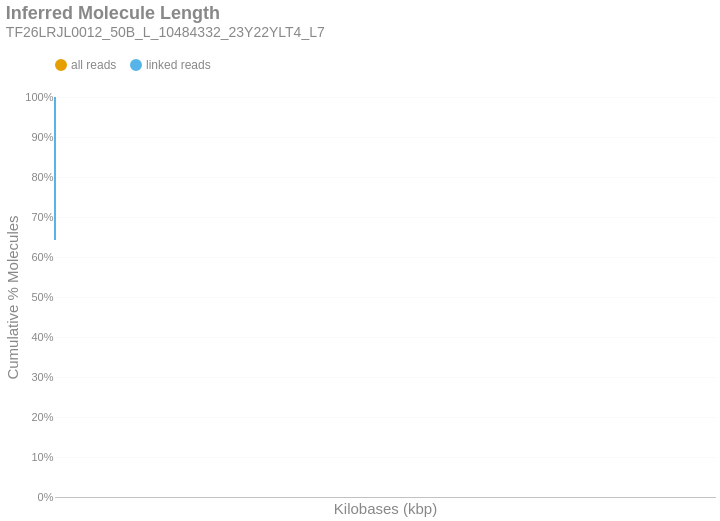

Notebook code for this chart:
### Markdown cell above
### Inferred Molecule Length
This is the cumulative frequency distribution of molecule lengths inferred from the first and last alignment positions along a contig for all alignments associated with a single linked-read barcode on a given contig.There are two distributions: one with `all` the alignments (yellow) and another with only `linked reads` (blue). The percent of molecules in the `linked reads` distribution is relative to the total number of linked molecules.

### Code cell
if SKIPLR:
    print_html(f"Skipped")
else:
    binned_df = consolidated_hist(valids['length_inferred']/1000, mask, 10, True)
    binned_df = binned_df.with_columns(
        pl.when(pl.col('bin').cast(pl.Utf8) == '0').then(pl.lit('1')).otherwise(pl.col('bin').cast(pl.Utf8)).alias('bin')
    )
    with SafeRender(binned_df):
        (
            density_plot(binned_df, 'Inferred Molecule Length', samplename, 'inferredlen')
            .transform_calculate(bin_kb='datum.bin / 1000')
            .encode(
                x=alt.X('bin_kb:Q', title="Kilobases (kbp)").scale(type='log', padding=0).axis(labelAngle=-40),
                y=alt.Y('value:Q', title='Cumulative % Molecules')
                    .axis(format='%')
                    .stack(False)
                    .scale(domainMin=0, domainMax=1,padding=0),
                color=alt.Color("key:N").scale(domain = ["all reads", "linked reads"]),
                tooltip = [
                    alt.Tooltip("key:N", title = "Data Type"),
                    alt.Tooltip("range_label:N", title="Kilobases"),
                    alt.Tooltip("value:Q", format = ".2%", title="% Molecules (Cum.)")
                ]
            )
        ).display()

### Figure 1 — Vega-Lite specification as saved in the notebook (floating-point values rounded to 4 significant figures)
{"width": "container", "height": 400, "config": {"title": {"anchor": "start", "dy": -15, "fontSize": 18, "color": "#888888", "subtitleColor": "#888888", "subtitleFontSize": 14}, "arc": {"fill": "#0072B2"}, "axis": {"domainColor": "#888888", "domainWidth": 0.5, "gridWidth": 0.2, "grid": false, "titleFontWeight": 400, "titleFontSize": 15, "labelFontSize": 11, "labelColor": "#888888", "tickColor": "#888888", "tickWidth": 0.2, "titleColor": "#888888"}, "axisBand": {"grid": false}, "axisX": {"grid": true, "tickSize": 10, "domainCap": "round"}, "axisY": {"domain": false, "grid": true, "tickSize": 0, "domainCap": "round"}, "background": "transparent", "header": {"labelFontSize": 15, "labelColor": "#888888", "titleFontSize": 15, "titleFontWeight": 600, "titleColor": "#888888"}, "legend": {"labelFont": "sans-serif", "labelFontSize": 12, "labelColor": "#888888", "symbolSize": 100, "symbolType": "circle", "titleFontSize": 12, "titlePadding": 10, "titleColor": "#888888", "title": null, "orient": "top"}, "range": {"category": ["#E69F00", "#56B4E9", "#009E73", "#F0E442", "#0072B2", "#D55E00", "#CC79A7", "#000000"], "diverging": ["#cfe8f3", "#a2d4ec", "#73bfe2", "#46abdb", "#1696d2", "#12719e"]}, "area": {"fill": "#0072B2", "fillOpacity": 0.7, "line": true, "strokeOpacity": 0.7}, "line": {"color": "#0072B2", "stroke": "#0072B2", "strokeWidth": 2}, "trail": {"color": "#0072B2", "stroke": "#0072B2", "strokeWidth": 0, "size": 1}, "point": {"filled": true, "fillOpacity": 1.0, "size": 95}, "text": {"color": "#888888", "fontSize": 11, "align": "right", "fontWeight": 400, "size": 11}, "bar": {"fill": "#0072B2", "stroke": null}, "view": {"stroke": null, "continuousWidth": 660, "continuousHeight": 400}}, "data": {"name": "data-c67f3ec09d99b6e8075e546966102b4c"}, "mark": {"type": "line", "interpolate": "monotone", "point": {"opacity": 0, "size": 275}}, "encoding": {"color": {"field": "key", "scale": {"domain": ["all reads", "linked reads"]}, "type": "nominal"}, "tooltip": [{"field": "key", "title": "Data Type", "type": "nominal"}, {"field": "range_label", "title": "Kilobases", "type": "nominal"}, {"field": "value", "format": ".2%", "title": "% Molecules (Cum.)", "type": "quantitative"}], "x": {"axis": {"labelAngle": -40}, "field": "bin_kb", "scale": {"type": "log", "padding": 0}, "title": "Kilobases (kbp)", "type": "quantitative"}, "y": {"axis": {"format": "%"}, "field": "value", "scale": {"domainMin": 0, "domainMax": 1, "padding": 0}, "stack": false, "title": "Cumulative % Molecules", "type": "quantitative"}}, "params": [{"name": "param_c36ac31b6afebe62", "select": {"type": "point", "fields": ["key"]}, "bind": "legend"}], "title": {"text": "Inferred Molecule Length", "subtitle": "TF26LRJL0012_50B_L_10484332_23Y22YLT4_L7"}, "transform": [{"fold": ["all reads (cumsum)", "linked reads (cumsum)"]}, {"calculate": "replace(datum.key, ' (cumsum)', '')", "as": "key"}, {"filter": {"param": "param_c36ac31b6afebe62"}}, {"calculate": "datum.bin / 1000", "as": "bin_kb"}], "usermeta": {"embedOptions": {"downloadFileName": "TF26LRJL0012_50B_L_10484332_23Y22YLT4_L7.inferredlen"}}, "$schema": "https://vega.github.io/schema/vega-lite/v6.4.1.json", "datasets": {"data-c67f3ec09d99b6e8075e546966102b4c": [{"bin": "0.0", "interval": "0.0-10.0", "all reads": 0.8756, "linked reads": 0.6422, "all reads (cumsum)": 0.8756, "linked reads (cumsum)": 0.6422, "range_label": "0-9"}, {"bin": "10.0", "interval": "10.0-20.0", "all reads": 0.07372, "linked reads": 0.2117, "all reads (cumsum)": 0.9493, "linked reads (cumsum)": 0.8539, "range_label": "10-19"}, {"bin": "20.0", "interval": "20.0-30.0", "all reads": 0.03005, "linked reads": 0.08658, "all reads (cumsum)": 0.9794, "linked reads (cumsum)": 0.9405, "range_label": "20-29"}, {"bin": "30.0", "interval": "30.0-40.0", "all reads": 0.01233, "linked reads": 0.03558, "all reads (cumsum)": 0.9917, "linked reads (cumsum)": 0.9761, "range_label": "30-39"}, {"bin": "40.0", "interval": "40.0-50.0", "all reads": 0.005367, "linked reads": 0.01539, "all reads (cumsum)": 0.9971, "linked reads (cumsum)": 0.9915, "range_label": "40-49"}, {"bin": "50.0", "interval": "50.0-60.0", "all reads": 0.001828, "linked reads": 0.005327, "all reads (cumsum)": 0.9989, "linked reads (cumsum)": 0.9968, "range_label": "50-59"}, {"bin": "60.0", "interval": "60.0-70.0", "all reads": 0.0006829, "linked reads": 0.002002, "all reads (cumsum)": 0.9996, "linked reads (cumsum)": 0.9988, "range_label": "60-69"}, {"bin": "70.0", "interval": "70.0-80.0", "all reads": 0.0002498, "linked reads": 0.0007334, "all reads (cumsum)": 0.9998, "linked reads (cumsum)": 0.9995, "range_label": "70-79"}, {"bin": "80.0", "interval": "80.0-90.0", "all reads": 9.682e-05, "linked reads": 0.0002842, "all reads (cumsum)": 0.9999, "linked reads (cumsum)": 0.9998, "range_label": "80-89"}, {"bin": "90.0", "interval": "90.0-100.0", "all reads": 3.544e-05, "linked reads": 0.000104, "all reads (cumsum)": 1.0, "linked reads (cumsum)": 0.9999, "range_label": "90-99"}, {"bin": "100.0", "interval": "100.0-110.0", "all reads": 1.642e-05, "linked reads": 4.822e-05, "all reads (cumsum)": 1.0, "linked reads (cumsum)": 1.0, "range_label": "100-109"}, {"bin": "110.0", "interval": "110.0-120.0", "all reads": 6.915e-06, "linked reads": 2.03e-05, "all reads (cumsum)": 1.0, "linked reads (cumsum)": 1.0, "range_label": "110-119"}, {"bin": "120.0", "interval": "120.0-130.0", "all reads": 1.729e-06, "linked reads": 5.075e-06, "all reads (cumsum)": 1.0, "linked reads (cumsum)": 1.0, "range_label": "120-129"}, {"bin": "130.0", "interval": "130.0-140.0", "all reads": 8.644e-07, "linked reads": 2.538e-06, "all reads (cumsum)": 1.0, "linked reads (cumsum)": 1.0, "range_label": "130-139"}]}}
